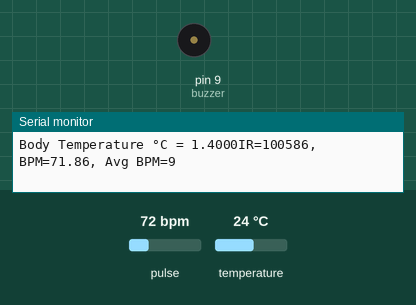
Simulated run of this sketch. Board: Arduino Uno, built with avr-gcc and run on an emulated ATmega328P. On the bench: buzzer (waves = sounding), the last lines printed to the serial monitor. Inputs (shaded band) come from the test bench; at power-on: pulse 72 bpm, temperature 24 °C.

Above: at 1.7 s.
1.8 s: pulse set to 42 bpm
At 4.2 s:
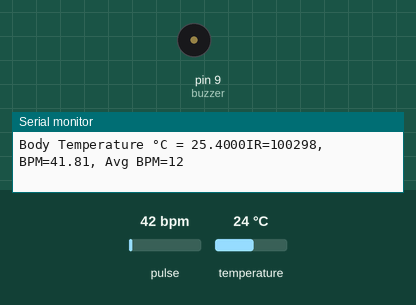
5.3 s: pulse set to 70 bpm
At 6.1 s:
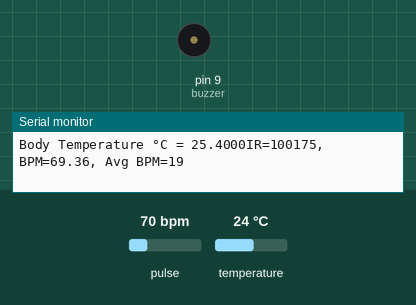
Timing chart, 0 to 14.8 s (numbered marks = the images above; inputs shaded):
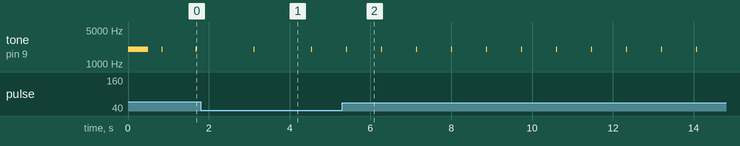

Measured:
- after the input at 1.8 s, tone on pin 9 (buzzer): alternates 2000 Hz for 0.01 s and silent for 1.4 s, starting after 1.3 s
- after the input at 5.3 s, tone on pin 9 (buzzer): alternates 2000 Hz for 0.01 s and silent for 0.86 s, starting after 0.11 s

The sketch:

heartRate_TempDetecter.ino
```cpp
/*
Descrizione:
Codice per la lettura della frequenza cardiaca del sensore MAX30102
Autore: Caciolo Valerio
Data: 10/01/2022

Max30102:
-3.3V = 5V
-GND = GND
-SDA = A4 (or SDA)
-SCL = A5 (or SCL)
-INT = Not connected

Si ringrazia SparkFun per l'utilizzo della libreria "SparkFun_MAX3010x_Sensor_Library"
https://github.com/sparkfun/SparkFun_MAX3010x_Sensor_Library
*/

//librerie incluse
#include <Wire.h>
#include "MAX30105.h"
#include "heartRate.h"

//dichiarazioni e variabili globali
MAX30105 heartSensor;
const byte heartAvgArraySize = 15; //dimensione dell'array della media aritmetica dei battiti
byte heartAvgArray[heartAvgArraySize]; //array della media aritmetica dei battiti
byte indexArrayAvg = 0;
long exBeatsTime = 0;
long delta = 0; //variabile dove verrà salvato il tempo trascorso tra una battito e l'altro
float beatsPerMinute = 0;
float exBeatsPerMinute = 0;
float temperature;
int beatAvg = 0;

const int buzzer = 9;


void setup() {
    //Init della porta seriale
    Serial.begin(115200);
    /*
    Se gli occhiali non sono collegati al pc questa parte va lasciata commentata
    while (!Serial) {
        ;
    }
    */
    pinMode(buzzer, OUTPUT);

    //Inizializzazione e controllo dell'hardware del MAX30102
    if (!heartSensor.begin(Wire, I2C_SPEED_FAST)) //porta fast di default per I2C, 400kHz
    {
        Serial.println("MAX30105 non trovato. Problema hardware. Blocco sistema");
        while (1);
    }
    Serial.println("Sensore MAX30102 correttamente riconosciuto");

    heartSensor.setup(); //metodo per configurare il sensore con i valori di default del produttore
    heartSensor.setPulseAmplitudeRed(0x0A); //accensione led rosso
    heartSensor.setPulseAmplitudeGreen(0); //spegnimento led verde
    //heartSensor.enableDIETEMPRDY(); // att temperatura

    tone(buzzer, 2000);
    delay(500);
    noTone(buzzer);
}


void loop() {
    if(mytimer(2000))
    {
        temperature = heartSensor.readTemperature();
    }

    long irValue = heartSensor.getIR(); //valore ir direttamente dal Max30102

    if (irValue >= 50000)
    {
        if (checkForBeat(irValue) == true)
        {
            //rilevato un battito riproduco un bip dal buzzer
            tone(buzzer, 2000);
            delay(10);
            noTone(buzzer);

            long tempTime = millis(); //salvo tempo corrente
            delta = tempTime - exBeatsTime; // tempo trascorso tra battito corrente e precedente
            exBeatsTime = tempTime;

            beatsPerMinute = 60 / (delta / 1000.0);
            if(beatAvg <= 60)
            {
                if (beatsPerMinute < 200 && beatsPerMinute > 35)
                {
                    heartAvgArray[indexArrayAvg++] = (byte)beatsPerMinute; //aggiungo la lettura nell'array
                    indexArrayAvg %= heartAvgArraySize; //Wrap variable
                    //media delle letture
                    beatAvg = 0;
                    for (byte x = 0 ; x < heartAvgArraySize ; x++)
                    beatAvg += heartAvgArray[x];
                    beatAvg /= heartAvgArraySize;
                    exBeatsPerMinute = beatsPerMinute;
                }
            }else
            {
                if (checkForTrueBeat())
                {
                    heartAvgArray[indexArrayAvg++] = (byte)beatsPerMinute; //aggiungo la lettura nell'array
                    indexArrayAvg %= heartAvgArraySize; //Wrap variable
                    //media delle letture
                    beatAvg = 0;
                    for (byte x = 0 ; x < heartAvgArraySize ; x++)
                    beatAvg += heartAvgArray[x];
                    beatAvg /= heartAvgArraySize;
                    exBeatsPerMinute = beatsPerMinute;
                }

            }
        Serial.print("Body Temperature °C = ");
        Serial.print(temperature+1.4 , 4);
        Serial.print("IR=");
        Serial.print(irValue);
        Serial.print(", BPM=");
        Serial.print(beatsPerMinute);
        Serial.print(", Avg BPM=");
        Serial.println(beatAvg);
        }
    }else
    {
        Serial.println("Occhiali non indossati!");
        delay(2000);
    }
}

int mytimer(int timerdurata){
    static unsigned long t1, dt;
    int ret = 0;
    dt = millis() - t1;
    if(dt >= timerdurata)
    {
    t1 = millis();
    ret = 1;
    }
    return ret;
}

bool checkForTrueBeat(){
    int suspiciousHeartRateCount = 0;
    if (beatsPerMinute >= 235 && beatsPerMinute <= 35) return false;
    if ((beatsPerMinute <= exBeatsPerMinute + 20 && beatsPerMinute >= exBeatsPerMinute - 20) && (beatsPerMinute <= beatAvg + 20 && beatAvg >= exBeatsPerMinute - 20))
    {
        for (byte c = 0 ; c < heartAvgArraySize ; c++)
        {
        if(beatsPerMinute >= heartAvgArray[c] +20 && beatsPerMinute <= heartAvgArray[c] - 20) suspiciousHeartRateCount++;
        }
        if(suspiciousHeartRateCount >= 10)return false;
        return true;
    }
    return false;
}
```
